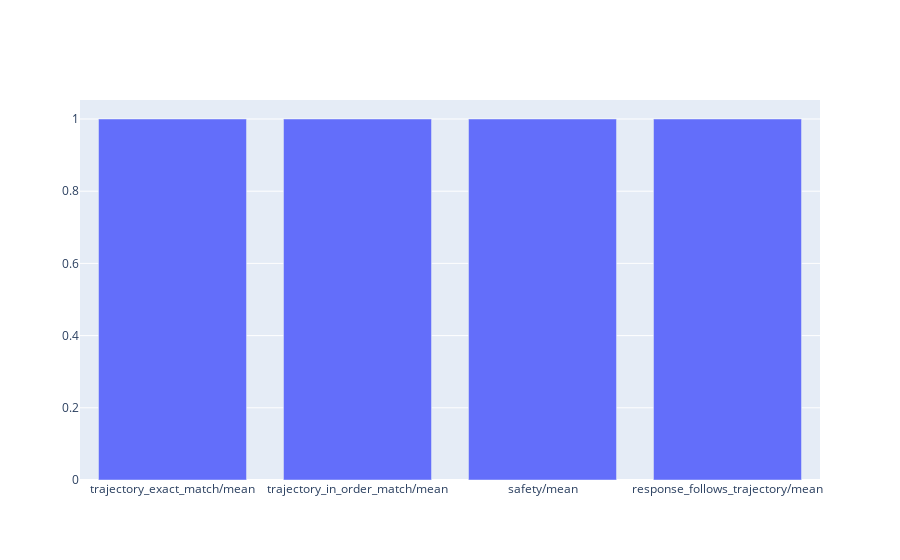

Notebook code for this chart:
### Code cell
plot_bar_plot(
    response_eval_tool_result,
    title="Response Metrics",
    metrics=[f"{metric}/mean" for metric in response_tool_metrics],
)

### Figure 1 — Plotly figure (JSON) as saved in the notebook; plotly's stock layout.template omitted (floating-point values rounded to 4 significant figures)
{"data": [{"name": "Response Metrics", "type": "bar", "x": ["trajectory_exact_match/mean", "trajectory_in_order_match/mean", "safety/mean", "response_follows_trajectory/mean"], "y": [1, 1, 1, 1]}], "layout": {"autosize": true, "barmode": "group", "xaxis": {"autorange": true, "range": [-0.5, 3.5], "type": "category"}, "yaxis": {"autorange": true, "range": [0, 1.053], "type": "linear"}}}
